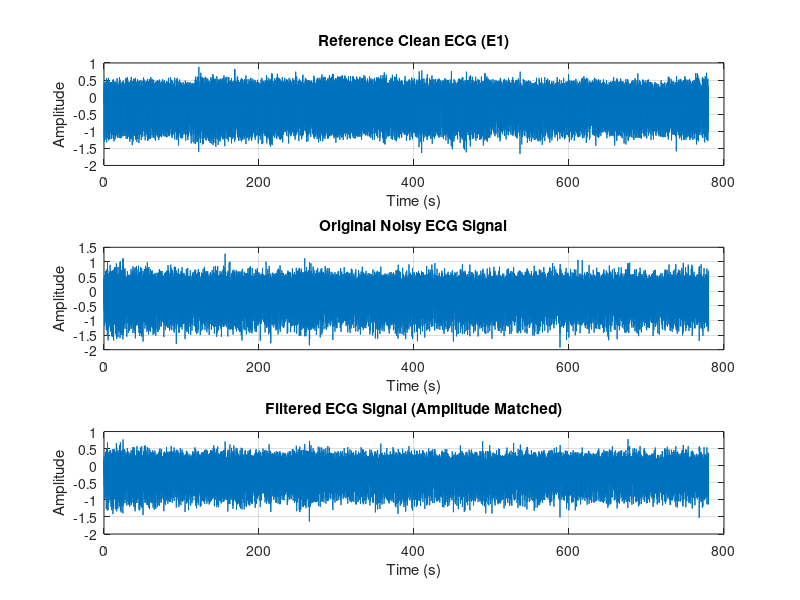
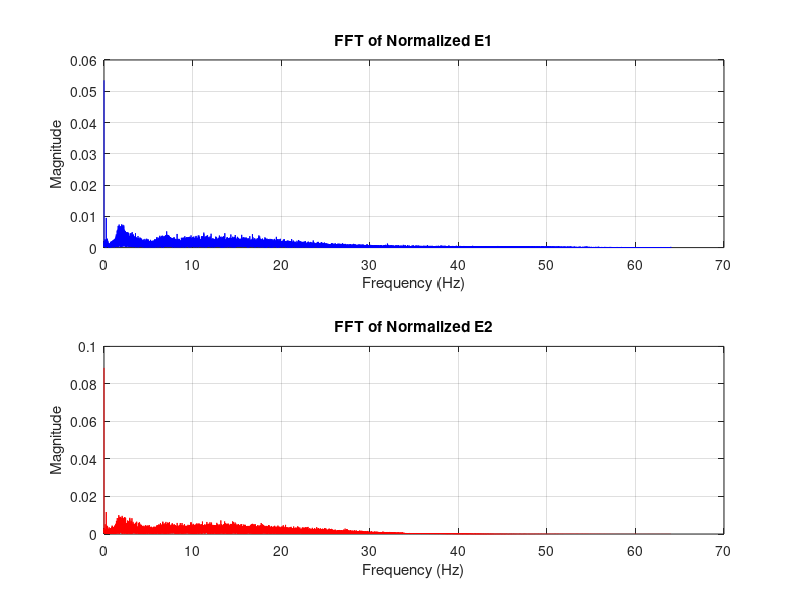

Write the MATLAB code that produced these figures, in order. (Note: this script raises an error after producing the figures.)
% Load ECG signal
load('E2.mat');  % Load your noisy ECG file
load('E1.mat');
Fs = 128;

% Calculate how many complete minutes of data we want
samples_per_minute = 60 * Fs;
total_complete_minutes = floor(length(E2)/(samples_per_minute));
samples_to_keep = total_complete_minutes * samples_per_minute;

% Trim the signal to exact multiple of minutes
E2_trimmed = E2(1:samples_to_keep);

% Create time vector for trimmed signal
t = (0:length(E2_trimmed)-1)/Fs;

% Apply noise filtering with adjusted parameters
[b, a] = butter(3, 30/(Fs/2), 'low');  % Slightly reduced cutoff frequency
ecg_filtered = filtfilt(b, a, E2_trimmed);

% Normalize filtered signal to match E1's amplitude range
E1_trimmed = E1(1:samples_to_keep);  % Trim E1 to same length
E1_range = max(E1_trimmed) - min(E1_trimmed);
filtered_range = max(ecg_filtered) - min(ecg_filtered);
scaling_factor = E1_range / filtered_range;

% Scale the filtered signal with slightly adjusted scaling
scaling_factor = scaling_factor * 0.95;  % Reduce scaling slightly
ecg_filtered = ecg_filtered * scaling_factor;

% Adjust DC offset to match E1's mean
ecg_filtered = ecg_filtered - mean(ecg_filtered) + mean(E1_trimmed);

% Plot comparison of signals
figure;
subplot(3,1,1);
plot(t, E1_trimmed);
title('Reference Clean ECG (E1)');
xlabel('Time (s)');
ylabel('Amplitude');
grid on;

subplot(3,1,2);
plot(t, E2_trimmed);
title('Original Noisy ECG Signal');
xlabel('Time (s)');
ylabel('Amplitude');
grid on;

subplot(3,1,3);
plot(t, ecg_filtered);
title('Filtered ECG Signal (Amplitude Matched)');
xlabel('Time (s)');
ylabel('Amplitude');
grid on;

% Normalize E1 and E2 signals
E1_normalized = E1 / max(abs(E1)); % Normalize E1 to range [-1, 1]
E2_normalized = E2 / max(abs(E2)); % Normalize E2 to range [-1, 1]

% Compute FFT of normalized E1
L1 = length(E1_normalized);
E1_fft = fft(E1_normalized);
P2_E1 = abs(E1_fft / L1); 
P1_E1 = P2_E1(1:L1/2+1);
P1_E1(2:end-1) = 2 * P1_E1(2:end-1);
f1 = Fs * (0:(L1/2)) / L1;

% Compute FFT of filtered E2
L2 = length(ecg_filtered);
E2_fft = fft(ecg_filtered);
P2_E2 = abs(E2_fft / L2);
P1_E2 = P2_E2(1:L2/2+1);
P1_E2(2:end-1) = 2 * P1_E2(2:end-1);
f2 = Fs * (0:(L2/2)) / L2;

% Plot FFTs
figure;
subplot(2,1,1);
plot(f1, P1_E1, 'b');
title('FFT of Normalized E1');
xlabel('Frequency (Hz)');
ylabel('Magnitude');
grid on;

subplot(2,1,2);
plot(f2, P1_E2, 'r');
title('FFT of Normalized E2');
xlabel('Frequency (Hz)');
ylabel('Magnitude');
grid on;

% Adjust figure layout
set(gcf, 'Position', [100, 100, 800, 600]);

% Improved R-peak detection on filtered signal
window_duration = 5; % 5 seconds for calculating local statistics
window_samples = window_duration * Fs;
signal_length = length(ecg_filtered);
threshold = zeros(size(ecg_filtered));

% Calculate adaptive threshold
for i = 1:window_samples:signal_length
    window_end = min(i + window_samples - 1, signal_length);
    window_data = ecg_filtered(i:window_end);
    threshold(i:window_end) = mean(window_data) + 1.5*std(window_data);
end

% Find R-peaks using the adaptive threshold
[pks, R_locs] = findpeaks(ecg_filtered, ...
    'MinPeakHeight', mean(threshold), ...
    'MinPeakDistance', 0.25*Fs);  % Minimum 0.25 seconds between peaks

% Calculate BPM values for each minute
total_minutes = total_complete_minutes;
bpmVals = zeros(1, total_minutes);

% Create new figure for R-peak detection and heart rate
figure;
subplot(2,1,1);
plot(t, ecg_filtered);
hold on;
plot(t(R_locs), ecg_filtered(R_locs), 'ro', 'MarkerSize', 8);
title(sprintf('Filtered ECG Signal with Detected R-peaks (Total: %d)', length(R_locs)));
xlabel('Time (s)');
ylabel('Amplitude');
grid on;

for minute = 1:total_minutes
    % Time window for current minute
    start_sample = (minute-1) * 60 * Fs + 1;
    end_sample = minute * 60 * Fs;
    
    % Find R-peaks within this minute
    minute_peaks = R_locs((R_locs >= start_sample) & (R_locs <= end_sample));
    
    % Calculate BPM for this minute
    if length(minute_peaks) > 1
        RR_intervals = diff(minute_peaks) / Fs;  % Convert to seconds
        avg_RR = mean(RR_intervals);
        bpmVals(minute) = 60 / avg_RR;
        
        % Print number of R-peaks detected in this minute
        fprintf('Minute %d: %d R-peaks detected, BPM = %.1f\n', ...
            minute, length(minute_peaks), bpmVals(minute));
    else
        if minute > 1
            bpmVals(minute) = bpmVals(minute-1);
            fprintf('Warning: Less than 2 R-peaks detected in minute %d, using previous value\n', minute);
        else
            bpmVals(minute) = 0;
            fprintf('Warning: Less than 2 R-peaks detected in minute %d\n', minute);
        end
    end
end

% Calculate average BPM
avgBPM = mean(bpmVals);

% Plot heart rate
subplot(2,1,2);
time_mins = 1:total_minutes;
plot(time_mins, bpmVals, 'b-o', 'LineWidth', 2);
hold on;
plot([1 total_minutes], [avgBPM avgBPM], 'r--', 'LineWidth', 1.5);
grid on;
xlabel('Time (minutes)');
ylabel('Heart Rate (BPM)');
title('Heart Rate Over Time');
legend('Heart Rate', sprintf('Average: %.1f BPM', avgBPM));

% Adjust figure layout
set(gcf, 'Position', [100 100 800 600]);
subplot(2,1,1); box on;
subplot(2,1,2); box on;

% Print summary statistics
fprintf('\nECG Analysis Summary:\n');
fprintf('Total duration: %d complete minutes\n', total_minutes);
fprintf('Total R-peaks detected: %d\n', length(R_locs));
fprintf('Average R-peaks per minute: %.1f\n', length(R_locs)/total_minutes);
fprintf('Average heart rate: %.1f BPM\n', avgBPM);
fprintf('Min heart rate: %.1f BPM\n', min(bpmVals));
fprintf('Max heart rate: %.1f BPM\n', max(bpmVals));